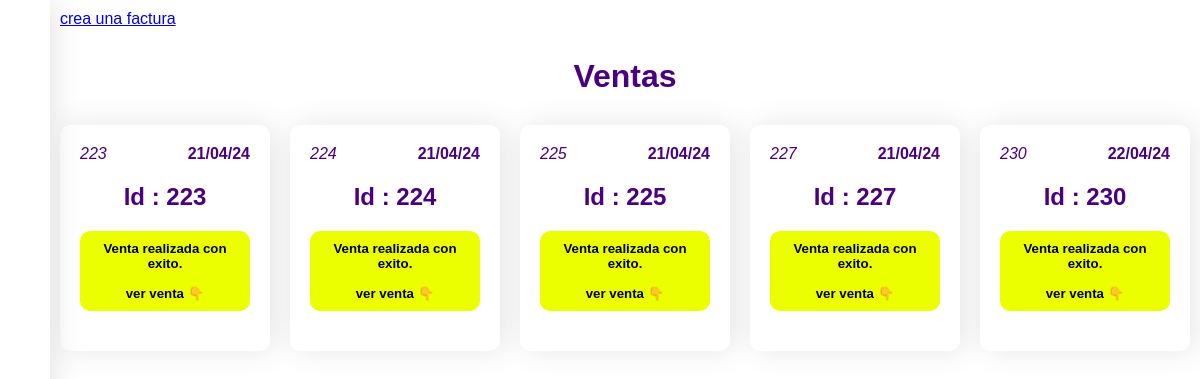
/ventas/ (signed in), run on an earlier commit of the app's database.
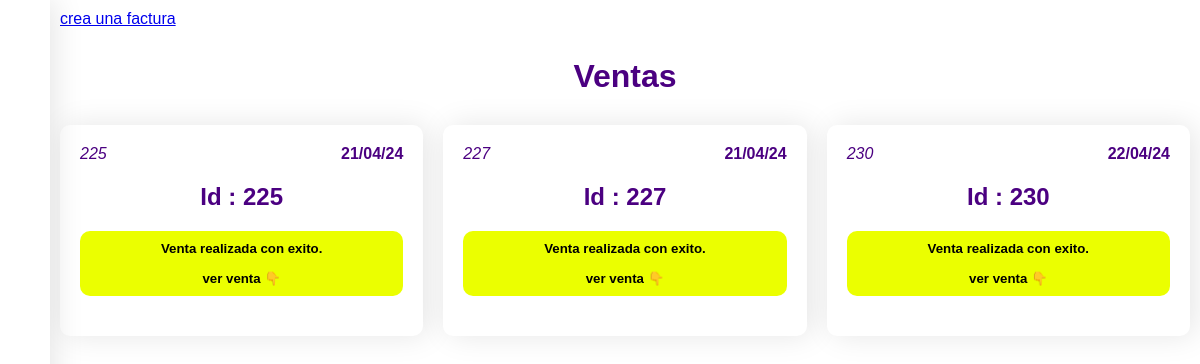
And on a later commit of the database.
### ventas/models.py (models this page shows)
class Factura(models.Model):
    codigo = models.AutoField(primary_key=True)
    fecha_factura = models.DateTimeField(auto_now_add=True)
    def __str__(self):
            return f"id : {self.codigo}"

### ventas/views.py (the view)
# urls.py: path('ventas/', login_required(views.PageVentas), name="PageVentasLink"),
@login_required
def PageVentas(request):
    facturas_con_ventas = Factura.objects.filter(venta_productos_factura__isnull=False).distinct()
    context={
        'fact':facturas_con_ventas
    }
    return render(request,"Ventas-templates/venta.html",context)

### ventas/templates/Ventas-templates/venta.html (shortened to what this page needs)
{% extends 'base.html' %}
{% load static %}
{% block content %}
<a href="{% url 'creaFacturaParaVentaLink' %}">crea una factura</a>
    <div class="seccion-ventas">
        <h1>ventas</h1>
        <div class="cards">
            {% if fact %}
            {% for fac in fact %}
            <section class="facturas-cards">
                <div class="cards-header">
                    <i>{{fac.codigo}}</i>
                    <b>{{fac.fecha_factura|date:"d/m/y"}}</b>
                </div>
                <div class="cards-titulo">
                    <h2>{{fac}}</h2>
                </div>
                <div class="card-info">
                    <h5>Venta realizada con exito. <br><br>
                    ver venta 👇</h5>
                </div>
            </section>
            {% endfor  %}
            {% else %}
                <li class="noFacturas">No hay facturas</li>
            {% endif %}
        </div>
    </div>
{% endblock %}

### ventas/templates/base.html (shortened to what this page needs)
{% load static %}
<html lang="en">
<head>
  <link rel="stylesheet" href="{% static 'css/style.css' %}">
  <link rel="stylesheet" href="https://cdn.jsdelivr.net/npm/@tabler/icons-webfont@2.47.0/tabler-icons.min.css">
  <link href="https://cdn.jsdelivr.net/npm/tom-select@2.3.1/dist/css/tom-select.css" rel="stylesheet">
</head>
<body>
     <section class="sidebar">
      <div class="logo_content">
        <i class="ti ti-menu-2"  id='btn'></i>
      </div>
      <ul class="nav">
        <li>
          <a href="{% url 'PageInicioLink' %}">
            <i class="ti ti-Home"></i>
          </a>
        </li>
        <li>
          <a href="{% url 'PageVentasLink' %}">
            <i class="ti ti-shopping-cart"></i>
          </a>
        </li>
        <li>
          <a href="{% url 'PageProductosLink' %}">
            <i class="ti ti-building-store"></i>
          </a>
        </li>
        <li>
          <a href="{% url 'reportesPageLink' %}">
            <i class="ti ti-businessplan"></i>
          </a>
        </li>
        <li>
          <a href="{% url 'PageEstadisticasLink' %}">
            <i class="ti ti-brand-google-analytics"></i>
          </a>
        </li>
        <li>
          <a href="{% url 'historialPageLink' %}">
            <i class="ti ti-sitemap"></i>
          </a>
        </li>
      </ul>
    </section>
    <section class="contenido">
      {% block content %}{% endblock %}
    </section>
<body>
</html>

### ventas/static/css/style.css (style rules this page uses)
* { font-family: "Poppins", sans-serif; margin: 0; padding: 0; box-sizing: border-box; }
body { position: relative; min-height: 100vh; width: 100%; background: #e7e9f5; position: relative; }
:root { --color1:#FFFFFF; --color2:#4B0081; --color3:#EBFF00; }
.sidebar { position: fixed; top: 0; left: 0; width: 50px; background: var(--color1); padding: 6px 0px; height: 100%; box-shadow: 5px 0 30px rgba(0, 0, 0, 0.1); transition: all 0.5s ease; overflow: hidden; z-index: 10; }
.sidebar #btn { position: absolute; color: var(--color2); left: 50%; top: 6px; font-size: 20px; height: 50px; width: 50px; text-align: center; line-height: 50px; transform: translate(-50%); }
.sidebar i { height: 50px; min-width: 50px; border-radius: 12px; line-height: 50px; text-align: center; font-size: 25px; }
.sidebar ul { margin-top: 20px; }
.sidebar ul li { position: relative; height: 50px; width: 100%; margin: 0; list-style: none; line-height: 50px; }
.sidebar ul li a { color:var(--color2); display: flex; text-decoration: none; align-items: center; border-radius: 20px; font-size: 13px; white-space: nowrap; transition: all 0.4s ease; }
.contenido { margin-left: 50px; background-color:var(--color1); min-height: 100vh; padding: 10px; }
.seccion-ventas h1 { text-transform: capitalize; text-align: center; color: var(--color2); font-size: xx-large; padding: 30px; }
.cards { display: flex; flex-wrap: wrap; gap: 20px; }
.facturas-cards { box-shadow: 5px 0 30px rgba(0, 0, 0, 0.1); flex-grow: 1; width: 200px; background-color:var(--color1); padding: 20px; display: flex; flex-direction: column; align-items: center; gap: 20px; border-radius: 10px; }
.cards-header { width: 100%; display: flex; justify-content: space-between; align-items: center; color: var(--color2); }
.cards-titulo { text-align: center; text-transform: capitalize; color: var(--color2); }
.card-info { border-radius: 10px; background-color: var(--color3); width: 100%; padding: 10px; text-align: center; }

What changed in the data, as far as the page shows it:
removed Factura: codigo "223", fecha_factura "21/04/24", codigo "Id : 223"
removed Factura: codigo "224", fecha_factura "21/04/24", codigo "Id : 224"
